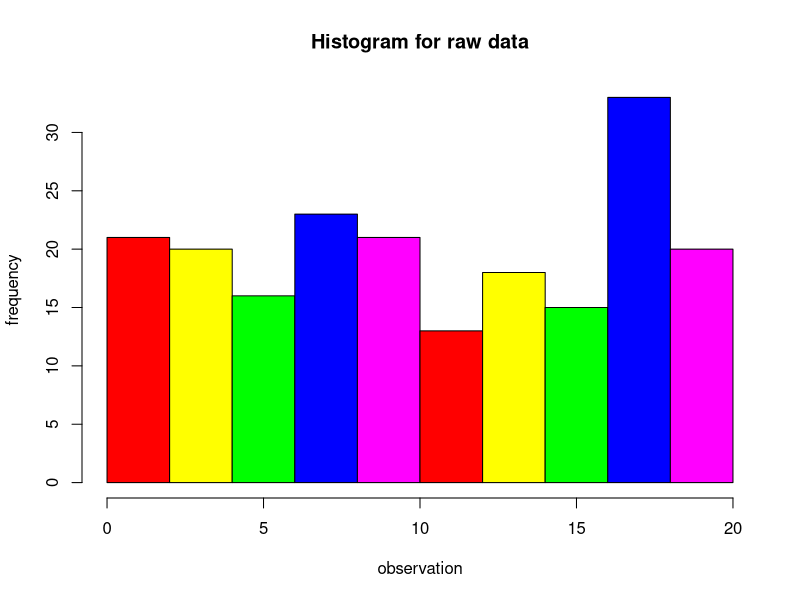

The R source for this figure:
#convert raw data to freq dist) 
x1=c(7, 3, 6, 8, 17, 16, 19, 17, 3, 12, 17, 13, 10, 6, 1, 7, 5, 18, 14, 11, 12, 5, 1, 19, 15, 6, 15, 18, 8, 15, 5, 13, 20, 8, 10, 17, 10, 2, 3, 4, 2, 9, 2, 12, 7, 11, 19, 8, 20, 8, 19, 14, 19, 6, 9, 1, 3, 11, 8, 17, 1, 17, 8, 8, 20, 10, 12, 19, 18, 6, 14, 9, 5, 14, 20, 6, 10, 7, 4, 15, 11, 5, 2, 14, 17, 3, 14, 1, 8, 15, 7, 9, 17, 7, 3, 7, 4, 17, 14, 3, 7, 17, 17, 3, 9, 9, 18, 9, 14, 15, 1, 1, 2, 8, 19, 9, 16, 15, 4, 18, 2, 4, 17, 13, 5, 14, 20, 18, 20, 10, 2, 18, 4, 11, 3, 8, 15, 14, 2, 13, 1, 13, 20, 17, 17, 8, 16, 9, 6, 9, 10, 18, 15, 20, 3, 17, 10, 18, 12, 20, 20, 6, 15, 2, 19, 3, 12, 13, 3, 11, 8, 1, 1, 18, 17, 9, 19, 10, 10, 14, 4, 2, 18, 5, 12, 17, 7, 20, 18, 16, 5, 16, 18, 1, 4, 18, 14, 18, 17, 8)
 print(x1)
 length(x1)
 range(x1)
 bins=seq(1, 21, by=4)
 print(bins)
 CI=cut(x1, bins, right="TRUE")
 print(CI)
 t=table(CI)
 print(t)
 transform(t)
 h=hist(x1, main="Histogram for raw data", xlab="observation", ylab="frequency", col=c("Red", "Yellow", "Green", "Blue", "Magenta"))
 print(h)
